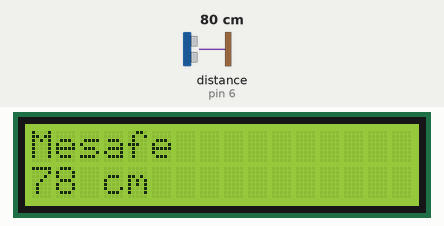
A sketch run on a simulated Arduino Uno, built with avr-gcc and run on an emulated ATmega328P. On the bench: 16×2 character LCD. Wiring (inferred from the names in the program): ultrasonic range finder: trigger pin 7; echo pin 6. The inputs (shaded band) are chosen by the test bench; at power-on: distance to the obstacle (sensor on pin 6) 80 cm. The echo pulse lasts 58.3 µs per cm.

Above: at 1.2 s.
1.3 s: distance to the obstacle (sensor on pin 6) set to 2 cm
At 2.0 s:
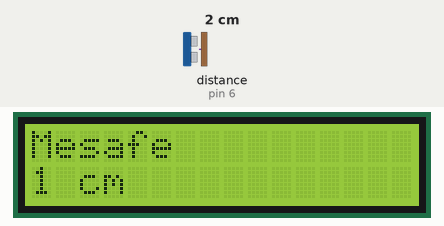
4.3 s: distance to the obstacle (sensor on pin 6) set to 4 cm
At 4.9 s:
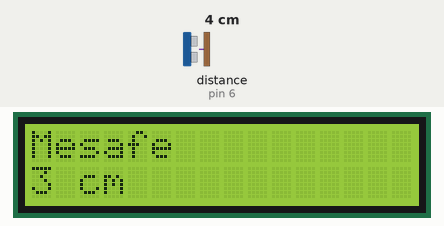
6.1 s: distance to the obstacle (sensor on pin 6) set to 9 cm
At 6.5 s:
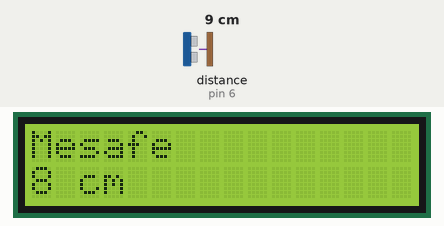
Timing chart, 0 to 9.1 s (numbered marks = the images above; inputs shaded):
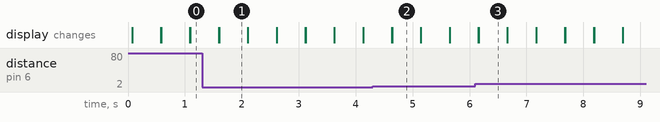

Measured:
- after the input at 1.3 s, the display: first differs from a run without the input after 0.30 s (image 1)
- after the input at 4.3 s, the display: first differs from a run without the input after 0.34 s (image 2)
- after the input at 6.1 s, the display: first differs from a run without the input after 0.06 s (image 3)
- what the display in image 1 shows lasts 0.5 s, from 1.6 s to 2.1 s

The sketch:

mesafeSens.ino
```cpp
#include <LiquidCrystal.h>

LiquidCrystal lcd(12, 11, 5, 4, 3, 2);

int mesafe;

int trig = 7;

int eco = 6;

double zaman;

double ses = 0.034;

void setup() {

  pinMode(trig, OUTPUT);
  pinMode(eco, INPUT);

  lcd.begin(16, 2);

}

void loop() {

  digitalWrite(trig, LOW);

  delayMicroseconds(2000);

  digitalWrite(trig, HIGH);

  delayMicroseconds(15);

  digitalWrite(trig, LOW);

  delayMicroseconds(10);

  zaman = pulseIn(eco, HIGH);

  mesafe = ses * zaman/2;

  lcd.setCursor(0,0);

  lcd.print("Mesafe");

  lcd.setCursor(0,1);

  lcd.print(mesafe);

  lcd.print(" cm");

  delay(500);

  lcd.clear();
}
```
